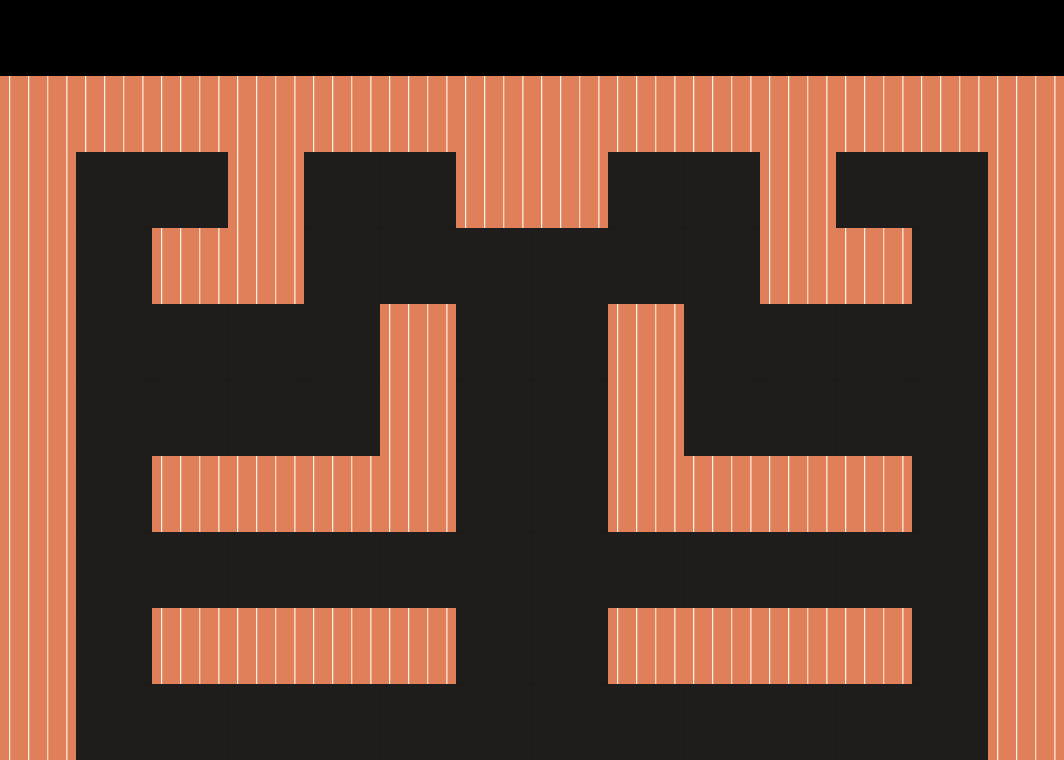

Rendered tile map (Tiled .tmx) drawn with the repository's tilesets; below, a short description and the map source with its tile grids summarised:
An orthogonal 14x10 tile map with 76x76 px tiles, 1 tile layer (Map) and 5 objects.

<map version="1.4" tiledversion="1.4.1" orientation="orthogonal" renderorder="left-up" width="14" height="10" tilewidth="76" tileheight="76" infinite="0" nextlayerid="7" nextobjectid="21">
 <tileset firstgid="1" source="../res/world.tsx" />
 <layer id="1" name="Map" width="14" height="10" offsetx="0" offsety="76">
  <data>[140 cells, 140 non-empty, 2 distinct tile ids]</data>
 </layer>
 <objectgroup id="4" name="Bad" offsetx="0" offsety="76">
  <object id="19" gid="12" x="312.333" y="356.333" width="59" height="30" />
  <object id="20" gid="11" x="845" y="521.667" width="55" height="54" />
 </objectgroup>
 <objectgroup id="6" name="Good" offsetx="0" offsety="76">
  <object id="17" gid="7" x="547" y="447.333" width="51" height="60" />
  <object id="18" gid="8" x="464" y="597.333" width="57" height="55" />
 </objectgroup>
 <objectgroup id="5" name="Player" offsetx="0" offsety="76">
  <object id="3" gid="3" x="228" y="532" width="76" height="122" />
 </objectgroup>
</map>